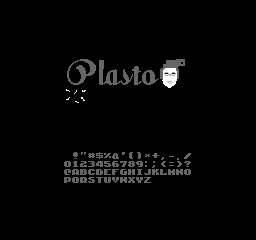

A 2D game scene composited from a Tiled map and its tileset images. What follows is a short description and the map's XML, with every tile layer's data as written:
An orthogonal 32x30 tile map with 8x8 px tiles, 1 tile layer (try).

<map version="1.0" orientation="orthogonal" renderorder="right-down" width="32" height="30" tilewidth="8" tileheight="8" nextobjectid="1">
 <properties>
  <property name="Orientation" value="" />
 </properties>
 <tileset firstgid="1" name="tiles" tilewidth="8" tileheight="8" tilecount="512">
  <image source="tiles.png" width="128" height="256" />
 </tileset>
 <layer name="try" width="32" height="30">
  <data encoding="csv">
1,1,1,1,1,1,1,1,1,1,1,1,1,1,1,1,1,1,1,1,1,1,1,1,1,1,1,1,1,1,1,1,
1,1,1,1,1,1,1,1,1,1,1,1,1,1,1,1,1,1,1,1,1,1,1,1,1,1,1,1,1,1,1,1,
1,1,1,1,1,1,1,1,1,1,1,1,1,1,1,1,1,1,1,1,1,1,1,1,1,1,1,1,1,1,1,1,
1,1,1,1,1,1,1,1,1,1,1,1,1,1,1,1,1,1,1,1,1,1,1,1,1,1,1,1,1,1,1,1,
1,1,1,1,1,1,1,1,1,1,1,1,1,1,1,1,1,1,1,1,1,1,1,1,1,1,1,1,1,1,1,1,
1,1,1,1,1,1,1,1,1,1,1,1,1,1,1,1,1,1,1,1,1,1,1,1,1,1,1,1,1,1,1,1,
1,1,1,1,1,1,1,1,1,1,1,1,1,1,1,1,1,1,1,1,1,1,1,1,1,1,1,1,1,1,1,1,
1,1,1,1,1,1,1,1,257,258,259,260,261,262,263,264,265,266,267,268,269,270,271,272,1,1,1,1,1,1,1,1,
1,1,1,1,1,1,1,1,273,274,275,276,277,278,279,280,281,282,283,284,285,286,287,288,1,1,1,1,1,1,1,1,
1,1,1,1,1,1,1,1,289,290,291,292,293,294,295,296,297,298,299,300,301,302,303,304,1,1,1,1,1,1,1,1,
1,1,1,1,1,1,1,1,305,306,307,308,309,310,311,312,313,314,315,316,317,318,319,320,1,1,1,1,1,1,1,1,
1,1,1,1,1,1,1,1,321,322,323,324,325,326,327,328,329,330,331,332,333,334,335,336,1,1,1,1,1,1,1,1,
1,1,1,1,1,1,1,1,337,338,339,340,341,342,343,344,345,346,347,348,349,350,351,352,1,1,1,1,1,1,1,1,
1,1,1,1,1,1,1,1,353,354,355,356,357,358,359,360,361,362,363,364,365,366,367,368,1,1,1,1,1,1,1,1,
1,1,1,1,1,1,1,1,369,370,371,372,373,374,375,376,377,378,379,380,381,382,383,384,1,1,1,1,1,1,1,1,
1,1,1,1,1,1,1,1,385,386,387,388,389,390,391,392,393,394,395,396,397,398,399,400,1,1,1,1,1,1,1,1,
1,1,1,1,1,1,1,1,401,402,403,404,405,406,407,408,409,410,411,412,413,414,415,416,1,1,1,1,1,1,1,1,
1,1,1,1,1,1,1,1,417,418,419,420,421,422,423,424,425,426,427,428,429,430,431,432,1,1,1,1,1,1,1,1,
1,1,1,1,1,1,1,1,433,434,435,436,437,438,439,440,441,442,443,444,445,446,447,448,1,1,1,1,1,1,1,1,
1,1,1,1,1,1,1,1,449,450,451,452,453,454,455,456,457,458,459,460,461,462,463,464,1,1,1,1,1,1,1,1,
1,1,1,1,1,1,1,1,465,466,467,468,469,470,471,472,473,474,475,476,477,478,479,480,1,1,1,1,1,1,1,1,
1,1,1,1,1,1,1,1,481,482,483,484,485,486,487,488,489,490,491,492,493,494,495,496,1,1,1,1,1,1,1,1,
1,1,1,1,1,1,1,1,497,498,499,500,501,502,503,504,505,506,507,508,509,510,511,512,1,1,1,1,1,1,1,1,
1,1,1,1,1,1,1,1,1,1,1,1,1,1,1,1,1,1,1,1,1,1,1,1,1,1,1,1,1,1,1,1,
1,1,1,1,1,1,1,1,1,1,1,1,1,1,1,1,1,1,1,1,1,1,1,1,1,1,1,1,1,1,1,1,
1,1,1,1,1,1,1,1,1,1,1,1,1,1,1,1,1,1,1,1,1,1,1,1,1,1,1,1,1,1,1,1,
1,1,1,1,1,1,1,1,1,1,1,1,1,1,1,1,1,1,1,1,1,1,1,1,1,1,1,1,1,1,1,1,
1,1,1,1,1,1,1,1,1,1,1,1,1,1,1,1,1,1,1,1,1,1,1,1,1,1,1,1,1,1,1,1,
1,1,1,1,1,1,1,1,1,1,1,1,1,1,1,1,1,1,1,1,1,1,1,1,1,1,1,1,1,1,1,1,
1,1,1,1,1,1,1,1,1,1,1,1,1,1,1,1,1,1,1,1,1,1,1,1,1,1,1,1,1,1,1,1
</data>
 </layer>
</map>